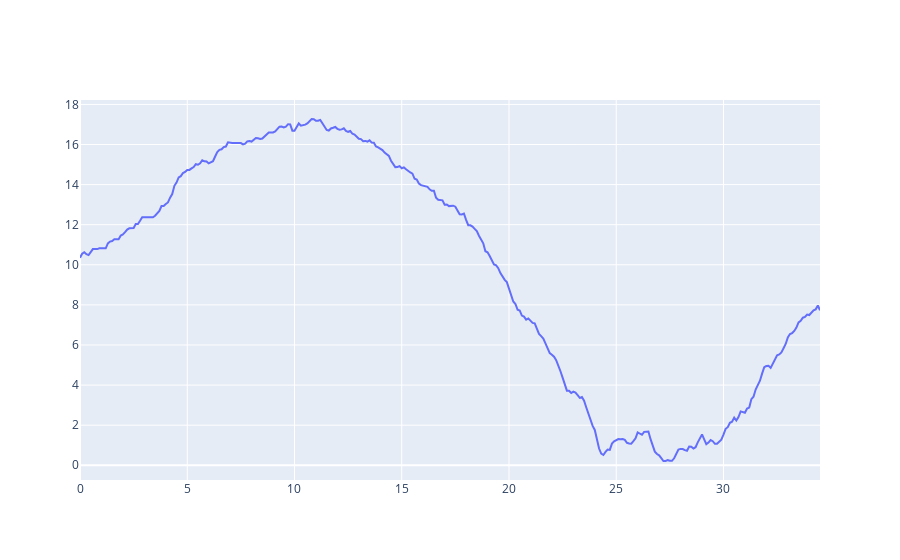

The notebook cell this image was saved under:
### Code cell
# set pandas plotting to plotly
pd.options.plotting.backend = "plotly"


fig = go.Figure(data=go.Scatter(x=actual_df['seconds'], y=actual_df['velocity'], name='leader'))


fig.show()

### Figure 1 — Plotly figure (JSON) as saved in the notebook; plotly's stock layout.template omitted (floating-point values rounded to 4 significant figures; data arrays with more than 128 entries replaced by an {"elided": "..."} marker saying what was removed)
{"data": [{"name": "leader", "type": "scatter", "x": {"elided": "346 float values"}, "y": {"elided": "346 float values"}}], "layout": {}}
